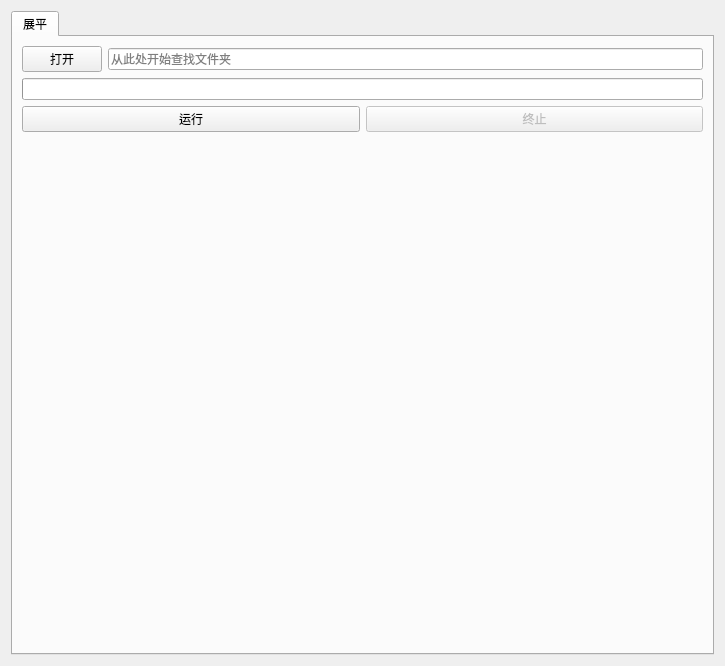
<?xml version="1.0" encoding="UTF-8"?>
<ui version="4.0">
 <class>FileMgrWidget</class>
 <widget class="QWidget" name="FileMgrWidget">
  <property name="geometry">
   <rect>
    <x>0</x>
    <y>0</y>
    <width>725</width>
    <height>666</height>
   </rect>
  </property>
  <property name="windowTitle">
   <string>Form</string>
  </property>
  <layout class="QVBoxLayout" name="verticalLayout">
   <item>
    <widget class="QTabWidget" name="FileMgrChildTab">
     <property name="currentIndex">
      <number>0</number>
     </property>
     <property name="movable">
      <bool>true</bool>
     </property>
     <widget class="QWidget" name="FlattenLayout">
      <attribute name="title">
       <string>展平</string>
      </attribute>
      <attribute name="toolTip">
       <string>基于树的新展平方式，以内存占用为代价，提高展平速度</string>
      </attribute>
      <layout class="QVBoxLayout" name="verticalLayout_17">
       <item>
        <layout class="QHBoxLayout" name="FlattenDir">
         <item>
          <widget class="QPushButton" name="FlattenDirOpen">
           <property name="text">
            <string>打开</string>
           </property>
          </widget>
         </item>
         <item>
          <widget class="QLineEdit" name="FlattenDirInput">
           <property name="placeholderText">
            <string>从此处开始查找文件夹</string>
           </property>
           <property name="clearButtonEnabled">
            <bool>true</bool>
           </property>
          </widget>
         </item>
        </layout>
       </item>
       <item>
        <widget class="QProgressBar" name="FlattenProgress">
         <property name="value">
          <number>0</number>
         </property>
         <property name="textVisible">
          <bool>false</bool>
         </property>
        </widget>
       </item>
       <item>
        <layout class="QHBoxLayout" name="FlattenBtns">
         <item>
          <widget class="QPushButton" name="FlattenRun">
           <property name="text">
            <string>运行</string>
           </property>
          </widget>
         </item>
         <item>
          <widget class="QPushButton" name="FlattenStop">
           <property name="enabled">
            <bool>false</bool>
           </property>
           <property name="text">
            <string>终止</string>
           </property>
          </widget>
         </item>
        </layout>
       </item>
       <item>
        <spacer name="FlattenSpacer">
         <property name="orientation">
          <enum>Qt::Orientation::Vertical</enum>
         </property>
         <property name="sizeHint" stdset="0">
          <size>
           <width>0</width>
           <height>0</height>
          </size>
         </property>
        </spacer>
       </item>
      </layout>
     </widget>
    </widget>
   </item>
  </layout>
 </widget>
 <resources/>
 <connections/>
</ui>
